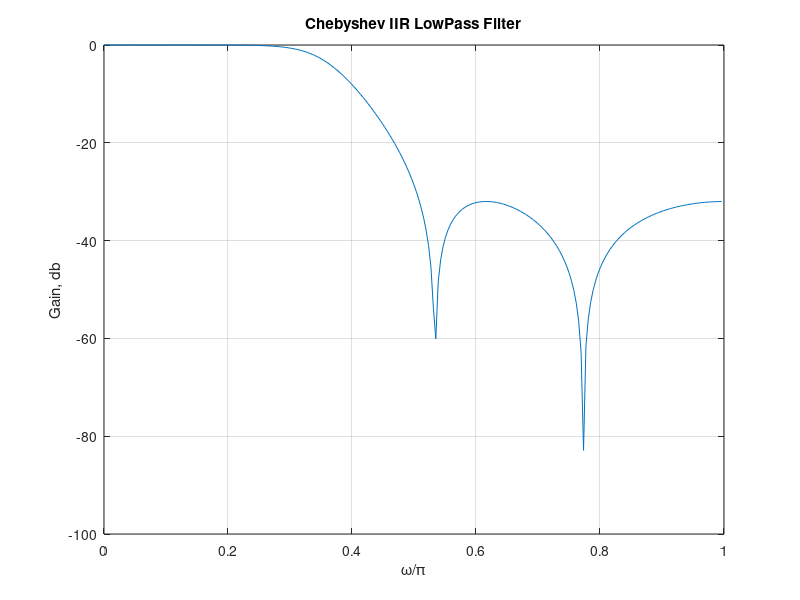

The MATLAB source for this figure:
%MSc. Telecommunication Engineering
%Digital Signal Processing
%Question 2
%Justice Owusu Agyemang
%Date: 7th October, 2016
%Cheyshev IIR lowpass filter
clear;
clc;
disp('Digital Signal Processing')
pause(1)
disp('Question 2')
pause(1)
disp('Justice Owusu Agyemang')
pause(1)
disp('Date: 7th October, 2016')
pause(1)
disp('Chebyshev IIR LowPass Filter')
Wp=0.7;
Ws=0.5;
Rp=1;
Rs=32;
Ft=4;
%Ws=(2*Fs)/Ft
%Fs=(Ws*Ft)/2
[N,Wn]=cheb2ord(Wp,Ws,Rp,Rs);
[b,a]=cheby2(N,Rs,Wn);
[h,omega]=freqz(b,a,256);
figure(2);
plot(omega/pi,20*log10(abs(h))); grid on;box on;
xlabel('\omega/\pi'),ylabel('Gain, db');
title('Chebyshev IIR LowPass Filter');
